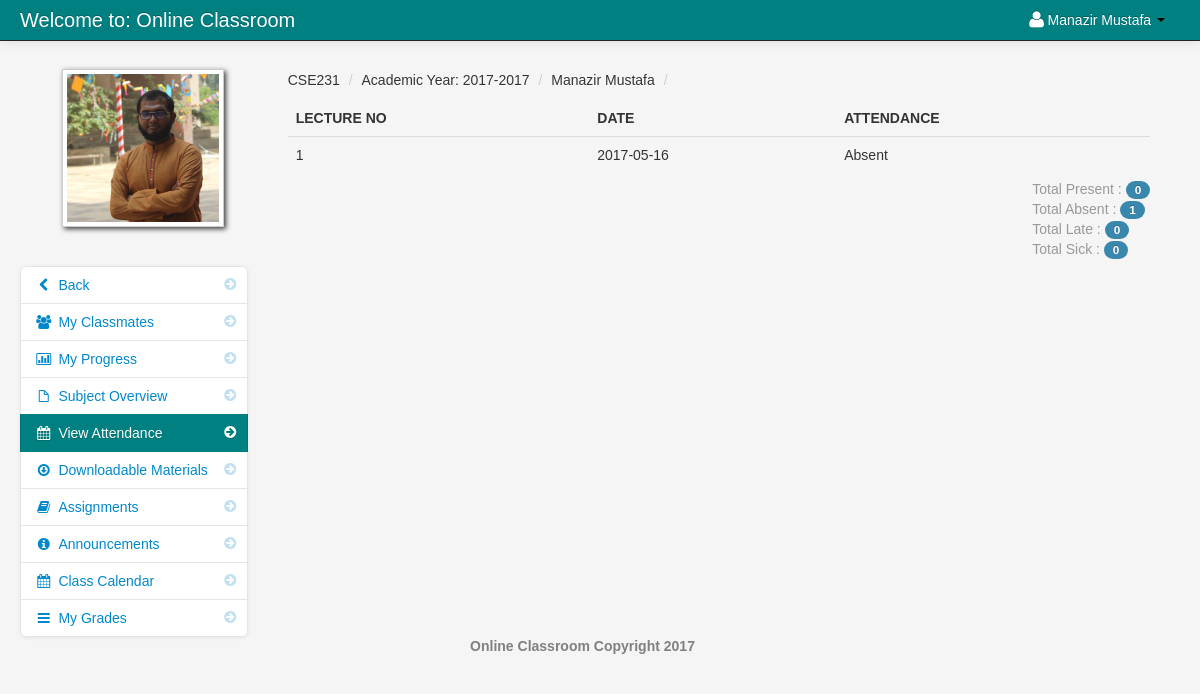
The page /student_attendance.php?id=21 (signed in) on the database its author committed.
### tables this page shows
CREATE TABLE `student` (
  `student_id` int(11) NOT NULL,
  `firstname` varchar(100) NOT NULL,
  `lastname` varchar(100) NOT NULL,
  `class_id` int(11) NOT NULL,
  `username` varchar(100) NOT NULL,
  `password` varchar(100) NOT NULL,
  `email` varchar(100) NOT NULL,
  `contact_number` int(12) NOT NULL,
  `location` varchar(100) NOT NULL,
  `status` varchar(100) NOT NULL
);

CREATE TABLE `teacher_class_student` (
  `teacher_class_student_id` int(11) NOT NULL,
  `teacher_class_id` int(11) NOT NULL,
  `student_id` int(11) NOT NULL,
  `teacher_id` int(11) NOT NULL,
  `Present` int(30) NOT NULL DEFAULT '0',
  `Absent` int(30) NOT NULL DEFAULT '0',
  `Late` int(30) NOT NULL DEFAULT '0',
  `Sick` int(30) NOT NULL DEFAULT '0'
);

CREATE TABLE `class` (
  `class_id` int(11) NOT NULL,
  `class_name` varchar(100) NOT NULL
);

CREATE TABLE `teacher_class` (
  `teacher_class_id` int(11) NOT NULL,
  `teacher_id` int(11) NOT NULL,
  `class_id` int(11) NOT NULL,
  `semester` varchar(100) NOT NULL,
  `thumbnails` varchar(100) NOT NULL,
  `school_year` varchar(100) NOT NULL,
  `class_title` varchar(100) NOT NULL,
  `description` longtext NOT NULL,
  `Credit` int(11) NOT NULL,
  `Pre_req` varchar(100) NOT NULL
);

CREATE TABLE `attendance` (
  `attendance_id` int(30) NOT NULL,
  `date` date NOT NULL,
  `course_id` int(11) NOT NULL,
  `teacher_id` int(11) NOT NULL,
  `student_id` int(11) NOT NULL,
  `attendances` varchar(30) NOT NULL
);

### session.php (called while the page is built, shortened)
<?php
$session_id=$_SESSION['id'];
?>

### student_attendance.php (the view, shortened to what this page needs)
<?php include('header_dashboard.php'); ?>
<?php include('session.php'); ?>
<?php $get_id = $_GET['id']; ?>
    <body>
		<?php include('navbar_student.php'); ?>
        <div class="container-fluid">
            <div class="row-fluid">
				<?php include('student_attendance_link.php'); ?>
                <div class="span9" id="content">
                     <div class="row-fluid">
					<?php $query = mysql_query("select * from teacher_class_student
					LEFT JOIN teacher_class ON teacher_class.teacher_class_id = teacher_class_student.teacher_class_id
					JOIN class ON class.class_id = teacher_class.class_id
					where student_id = '$session_id'
					")or die(mysql_error());
					$row = mysql_fetch_array($query);
					$st_id = $row['student_id'];
					$t_id = $row['teacher_id'];
					$p = $row['Present'];
					$a = $row['Absent'];
					$l = $row['Late'];
					$s = $row['Sick'];
					$query1 = mysql_query("select * from student where student_id = '$st_id'")or die(mysql_error());
					$row1 = mysql_fetch_array($query1);
					$spc = " ";
					?>
					     <ul class="breadcrumb">
							<li><a href="#"><?php echo $row['class_name']; ?></a> <span class="divider">/</span></li>
							<li><a href="#">Academic Year: <?php echo $row['school_year']; ?></a> <span class="divider">/</span></li>
							<li><a href="#"><?php echo $row1['firstname'],$spc,$row1['lastname']; ?></a> <span class="divider">/</span></li>
						</ul>
						<table cellpadding="0" cellspacing="0" border="0" class="table" id="">
							<thead>
								<tr>
									<th>Lecture No</th>
									<th>Date</th>
									<th>Attendance</th>
								</tr>
							</thead>
							<tbody>
							<?php
							$i = 1;
							$query = mysql_query("SELECT * FROM attendance where teacher_id = '$t_id' AND student_id = $st_id order by date ")or die(mysql_error());
							while($row = mysql_fetch_array($query) ){
								?>
								<tr>
								<td><?php echo "$i" ?></td>
								<td><?php echo $row['date']; ?></td>
								<td><?php echo $row['attendances']; ?></td>
								</tr>
							<?php
							$i++;
							} ?>
							</tbody>
						</table>
						<div id="" class="muted pull-right">
								Total Present : <span class="badge badge-info"><?php echo $p; ?></span></br>
								Total Absent  : <span class="badge badge-info"><?php echo $a; ?></span></br>
								Total Late    : <span class="badge badge-info"><?php echo $l; ?></span></br>
								Total Sick    : <span class="badge badge-info"><?php echo $s; ?></span>
						</div>
                    </div>
                </div>
            </div>
		<?php include('footer.php'); ?>
        </div>
		<?php include('script.php'); ?>
    </body>
</html>

### navbar_student.php (shortened to what this page needs)
<div class="navbar navbar-fixed-top navbar-inverse">
        <div class="navbar-inner">
            <div class="container-fluid">
                <a class="brand" href="dashboard_student.php">Welcome to: Online Classroom</a>
					<div class="nav-collapse collapse">
						<ul class="nav pull-right">
							<?php $query= mysql_query("select * from student where student_id = '$session_id'")or die(mysql_error());
									$row = mysql_fetch_array($query);
							?>
							<li class="dropdown">
								<a href="#" role="button" class="dropdown-toggle" data-toggle="dropdown"> <i class="icon-user icon-large"></i><?php echo $row['firstname']." ".$row['lastname'];  ?> <i class="caret"></i></a>
							</li>
						</ul>
					</div>
            </div>
        </div>
</div>

### student_attendance_link.php
<div class="span3" id="sidebar">
	<img id="avatar" src="admin/<?php echo $row['location']; ?>" class="img-polaroid">
		<ul class="nav nav-list bs-docs-sidenav nav-collapse collapse">
				<li class=""><a href="dashboard_student.php"><i class="icon-chevron-right"></i><i class="icon-chevron-left"></i>&nbsp;Back</a></li>
				<li class=""><a href="my_classmates.php<?php echo '?id='.$get_id; ?>"><i class="icon-chevron-right"></i><i class="icon-group"></i>&nbsp;My Classmates</a></li>
				<li class=""><a href="progress.php<?php echo '?id='.$get_id; ?>"><i class="icon-chevron-right"></i><i class="icon-bar-chart"></i>&nbsp;My Progress</a></li>
				<li class=""><a href="subject_overview_student.php<?php echo '?id='.$get_id; ?>"><i class="icon-chevron-right"></i><i class="icon-file"></i>&nbsp;Subject Overview</a></li>
				<li class="active"><a href="#"><i class="icon-chevron-right"></i><i class="icon-calendar"></i>&nbsp;View Attendance</a></li>
				<li class=""><a href="downloadable_student.php<?php echo '?id='.$get_id; ?>"><i class="icon-chevron-right"></i><i class="icon-download"></i>&nbsp;Downloadable Materials</a></li>
				<li class=""><a href="assignment_student.php<?php echo '?id='.$get_id; ?>"><i class="icon-chevron-right"></i><i class="icon-book"></i>&nbsp;Assignments</a></li>
				<li class=""><a href="announcements_student.php<?php echo '?id='.$get_id; ?>"><i class="icon-chevron-right"></i><i class="icon-info-sign"></i>&nbsp;Announcements</a></li>
				<li class=""><a href="class_calendar_student.php<?php echo '?id='.$get_id; ?>"><i class="icon-chevron-right"></i><i class="icon-calendar"></i>&nbsp;Class Calendar</a></li>
				<?php $my_student = mysql_query("SELECT * FROM teacher_class_student where teacher_class_id = '$get_id' and student_id = '$session_id' ")or die(mysql_error());
						while($row = mysql_fetch_array($my_student)){
							$id = $row['teacher_class_student_id'];
						}
				?>
				<li class=""><a href="student_marks.php<?php echo '?id='.$id; ?>"><i class="icon-chevron-right"></i><i class="icon-reorder"></i>&nbsp;My Grades</a></li>
		</ul>
</div>

### admin/assets/styles.css (style rules this page uses)
body { padding-top: 60px; padding-bottom: 40px; background-color: #f5f5f5; }
#content { margin-left:0px; }
.breadcrumb { margin: 0 0 0px; padding: 10px 0px; background-color: transparent; }
.bs-docs-sidenav { max-width: 228px; margin: 30px 0 0; padding: 0; background-color: #fff; -webkit-border-radius: 6px; -moz-border-radius: 6px; border-radius: 6px; -webkit-box-shadow: 0 1px 4px rgba(0,0,0,.065); -moz-box-shadow: 0 1px 4px rgba(0,0,0,.065); box-shadow: 0 1px 4px rgba(0,0,0,.065); }
.bs-docs-sidenav > li > a { display: block; width: 190px \9; margin: 0 0 -1px; padding: 8px 14px; border: 1px solid #e5e5e5; }
.bs-docs-sidenav > li:first-child > a { -webkit-border-radius: 6px 6px 0 0; -moz-border-radius: 6px 6px 0 0; border-radius: 6px 6px 0 0; }
.bs-docs-sidenav > li:last-child > a { -webkit-border-radius: 0 0 6px 6px; -moz-border-radius: 0 0 6px 6px; border-radius: 0 0 6px 6px; }
.bs-docs-sidenav > .active > a { position: relative; z-index: 2; padding: 9px 15px; border: 0; text-shadow: 0 1px 0 rgba(0,0,0,.15); -webkit-box-shadow: inset 1px 0 0 rgba(0,0,0,.1), inset -1px 0 0 rgba(0,0,0,.1); -moz-box-shadow: inset 1px 0 0 rgba(0,0,0,.1), inset -1px 0 0 rgba(0,0,0,.1); box-shadow: inset 1px 0 0 rgba(0,0,0,.1), inset -1px 0 0 rgba(0,0,0,.1); }
.bs-docs-sidenav .icon-chevron-right { float: right; margin-top: 2px; margin-right: -6px; opacity: .25; }
.bs-docs-sidenav .active .icon-chevron-right, .bs-docs-sidenav .active a:hover .icon-chevron-right { opacity: 1; }

### rows shown on the page
student: firstname "Manazir", lastname "Mustafa", location (picture)
teacher_class_student: class.class_name "CSE231", teacher_class.school_year "2017-2017", Present "0", Absent "1", Late "0", Sick "0"
attendance: date "2017-05-16", attendances "Absent"
